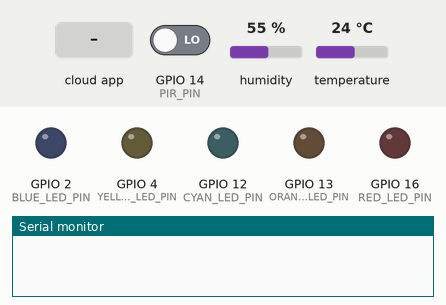
Simulated run of this program. Board: ESP32. On the bench: output pins drawn as LEDs (lit = HIGH), the last lines printed to the serial monitor. The inputs (shaded band) are chosen by the test bench; at power-on: temperature 24 °C, GPIO 14 (PIR_PIN) LOW, humidity 55 %.

Above: at 1.2 s.
1.3 s: the phone or cloud app sets device_on to 1
3.5 s: temperature set to 16.8 °C
6.5 s: temperature set to 15.6 °C
8.0 s: GPIO 14 (PIR_PIN) driven HIGH
At 8.5 s:
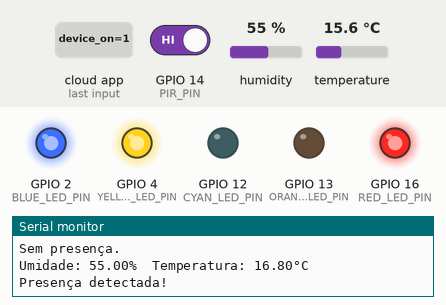
At 10.3 s:
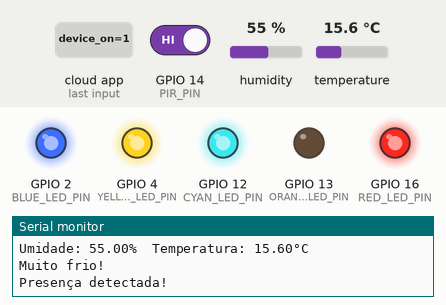
11.0 s: the phone or cloud app sets device_on to 0
At 12.8 s:
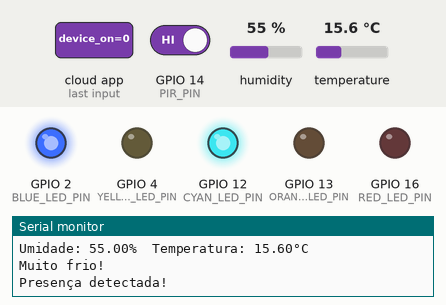
Timing chart, 0 to 14.3 s (numbered marks = the images above; inputs shaded):
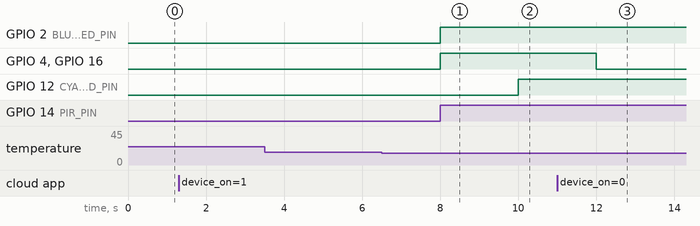

Measured:
- after the input at 6.5 s, every drawn part: stays the same
- after the input at 8.0 s, GPIO 2 (BLUE_LED_PIN), GPIO 4 (YELLOW_LED_PIN), GPIO 16 (RED_LED_PIN): LOW → HIGH at once
- after the input at 11.0 s, GPIO 4 (YELLOW_LED_PIN), GPIO 16 (RED_LED_PIN): HIGH → LOW after 1.0 s

The program:

main.cpp
```cpp
#define THINGER_SERIAL_DEBUG
#include <ThingerESP32.h>
#include <Wire.h>
#include <DHT.h>

#define USERNAME "GustavoMiec"  // Substitua pelo seu username do Thinger.io
#define DEVICE_ID "GsOit"       // Substitua pelo seu Device ID no Thinger.io
#define DEVICE_CREDENTIAL "qMZZFK2K%TxNY?mz"  // Substitua pela sua credential do Thinger.io

#define SSID "Wokwi-GUEST"  // Rede WiFi
#define SSID_PASSWORD ""    // Senha da rede WiFi

#define DHTPIN 15        // Pino conectado ao sensor DHT
#define DHTTYPE DHT22    // Tipo do sensor DHT

#define PIR_PIN 14       // Pino do sensor PIR (presença)
#define BLUE_LED_PIN 2   // LED Azul - Presença
#define YELLOW_LED_PIN 4 // LED Amarelo - Dispositivo ligado
#define RED_LED_PIN 16   // LED Vermelho - AC ligado
#define ORANGE_LED_PIN 13 // LED Laranja - Muito quente
#define CYAN_LED_PIN 12  // LED Ciano - Muito frio

DHT dht(DHTPIN, DHTTYPE);   // Instancia o sensor DHT
ThingerESP32 thing(USERNAME, DEVICE_ID, DEVICE_CREDENTIAL);

// Variáveis para controle
bool device_on = false;         // Dispositivo ligado/desligado
bool ac_on = false;             // Estado do ar-condicionado
bool presence_detected = false; // Presença detectada
String alert_message = "Sem alertas"; // Mensagem de alerta

// Protótipos
void readTemperatureHumidity();
void controlPresenceLED();
void controlLEDs(float temperature);
void setLEDState(int pin, bool state);

void setup() {
    Serial.begin(115200);
    dht.begin();

    // Conexão WiFi e Thinger.io
    thing.add_wifi(SSID, SSID_PASSWORD);

    // Configuração dos pinos
    pinMode(PIR_PIN, INPUT);
    pinMode(BLUE_LED_PIN, OUTPUT);
    pinMode(YELLOW_LED_PIN, OUTPUT);
    pinMode(RED_LED_PIN, OUTPUT);
    pinMode(ORANGE_LED_PIN, OUTPUT);
    pinMode(CYAN_LED_PIN, OUTPUT);

    // Recurso: temperatura no Thinger.io
    thing["temperature"] >> [](pson &out) {
        out = dht.readTemperature();
    };

    // Recurso: umidade no Thinger.io
    thing["humidity"] >> [](pson &out) {
        out = dht.readHumidity();
    };

    // Recurso: presença detectada no Thinger.io
    thing["presence"] >> [](pson &out) {
        out = presence_detected;
    };

    // Recurso: ligar/desligar dispositivo no Thinger.io
    thing["device_on"] << [](pson &in) {
        if (in.is_empty()) in = device_on;
        else device_on = in;
    };

    // Recurso: ligar/desligar AC no Thinger.io
    thing["ac_on"] << [](pson &in) {
        if (in.is_empty()) in = ac_on;
        else ac_on = in;
    };

    // Recurso: mensagem de alerta no Thinger.io
    thing["alert"] >> [](pson &out) {
        out = alert_message;
    };
}

void loop() {
    static unsigned long previousMillis = 0;
    const long interval = 2000; // Intervalo de 2 segundos
    unsigned long currentMillis = millis();

    thing.handle();  // Processa as requisições do Thinger.io

    if (currentMillis - previousMillis >= interval) {
        previousMillis = currentMillis;

        if (device_on) {
            digitalWrite(YELLOW_LED_PIN, HIGH);  // Liga LED amarelo
            readTemperatureHumidity();          // Lê temperatura e umidade
            controlPresenceLED();               // Verifica presença
        } else {
            digitalWrite(YELLOW_LED_PIN, LOW);  // Desliga LED amarelo
            digitalWrite(RED_LED_PIN, LOW);     // Desliga LED vermelho
        }

        // Controle do LED amarelo (apaga se não houver presença)
        if (!presence_detected || !device_on) {
            digitalWrite(YELLOW_LED_PIN, LOW);  // Desliga o LED amarelo se não houver presença ou dispositivo desligado
        } else {
            digitalWrite(YELLOW_LED_PIN, HIGH);  // Acende o LED amarelo quando houver presença e dispositivo ligado
        }
    }
}

void readTemperatureHumidity() {
    float temperature = dht.readTemperature();
    float humidity = dht.readHumidity();

    if (isnan(temperature) || isnan(humidity)) {
        Serial.println("Falha ao ler do sensor DHT!");
        return;
    }

    Serial.print("Umidade: ");
    Serial.print(humidity);
    Serial.print("%  Temperatura: ");
    Serial.print(temperature);
    Serial.println("°C");

    controlLEDs(temperature);

    // Define mensagens de alerta no Thinger.io
    if (temperature >= 38) {
        alert_message = "Muito quente!";
        Serial.println(alert_message);
    } else if (temperature <= 16) {
        alert_message = "Muito frio!";
        Serial.println(alert_message);
    } else {
        alert_message = "Temperatura normal";
    }
}

void controlPresenceLED() {
    presence_detected = digitalRead(PIR_PIN) == HIGH;

    if (presence_detected) {
        Serial.println("Presença detectada!");
        digitalWrite(BLUE_LED_PIN, HIGH);  // Acende LED azul
        digitalWrite(RED_LED_PIN, HIGH);   // Acende LED vermelho
    } else {
        Serial.println("Sem presença.");
        digitalWrite(BLUE_LED_PIN, LOW);   // Apaga LED azul
        digitalWrite(RED_LED_PIN, LOW);    // Apaga LED vermelho (garantir que apaga quando não houver presença)
    }
}

void setLEDState(int pin, bool state) {
    digitalWrite(pin, state ? HIGH : LOW);
}

void controlLEDs(float temperature) {
    setLEDState(ORANGE_LED_PIN, temperature >= 38);  // LED laranja para altas temperaturas
    setLEDState(CYAN_LED_PIN, temperature <= 16);    // LED ciano para baixas temperaturas
    setLEDState(RED_LED_PIN, device_on && ac_on);    // LED vermelho se dispositivo e AC estiverem ligados
}
```
